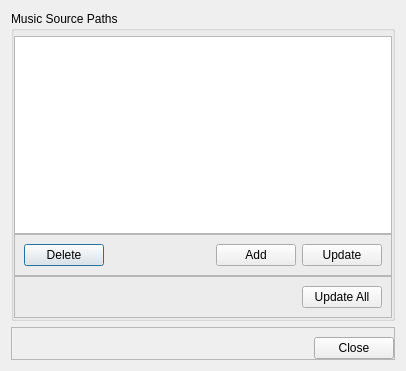
<?xml version="1.0" encoding="UTF-8"?>
<ui version="4.0">
 <class>DatabaseDialog</class>
 <widget class="QDialog" name="DatabaseDialog">
  <property name="geometry">
   <rect>
    <x>0</x>
    <y>0</y>
    <width>406</width>
    <height>371</height>
   </rect>
  </property>
  <property name="windowTitle">
   <string>Dialog</string>
  </property>
  <layout class="QVBoxLayout" name="verticalLayout_2">
   <item>
    <widget class="QGroupBox" name="groupBox">
     <property name="title">
      <string>Music Source Paths</string>
     </property>
     <layout class="QVBoxLayout" name="verticalLayout">
      <property name="spacing">
       <number>0</number>
      </property>
      <property name="leftMargin">
       <number>0</number>
      </property>
      <property name="topMargin">
       <number>5</number>
      </property>
      <property name="rightMargin">
       <number>0</number>
      </property>
      <property name="bottomMargin">
       <number>0</number>
      </property>
      <item>
       <widget class="QTreeView" name="treeViewPaths">
        <property name="editTriggers">
         <set>QAbstractItemView::NoEditTriggers</set>
        </property>
        <property name="showDropIndicator" stdset="0">
         <bool>false</bool>
        </property>
        <property name="indentation">
         <number>0</number>
        </property>
        <property name="rootIsDecorated">
         <bool>false</bool>
        </property>
        <property name="expandsOnDoubleClick">
         <bool>false</bool>
        </property>
        <attribute name="headerVisible">
         <bool>false</bool>
        </attribute>
        <attribute name="headerCascadingSectionResizes">
         <bool>true</bool>
        </attribute>
       </widget>
      </item>
      <item>
       <widget class="QFrame" name="frame">
        <property name="frameShape">
         <enum>QFrame::StyledPanel</enum>
        </property>
        <property name="frameShadow">
         <enum>QFrame::Raised</enum>
        </property>
        <layout class="QHBoxLayout" name="horizontalLayout">
         <item>
          <widget class="QPushButton" name="pushButtonDelete">
           <property name="text">
            <string>Delete</string>
           </property>
          </widget>
         </item>
         <item>
          <spacer name="horizontalSpacer">
           <property name="orientation">
            <enum>Qt::Horizontal</enum>
           </property>
           <property name="sizeHint" stdset="0">
            <size>
             <width>169</width>
             <height>20</height>
            </size>
           </property>
          </spacer>
         </item>
         <item>
          <widget class="QPushButton" name="pushButtonAdd">
           <property name="text">
            <string>Add</string>
           </property>
          </widget>
         </item>
         <item>
          <widget class="QPushButton" name="pushButtonUpdate">
           <property name="text">
            <string>Update</string>
           </property>
          </widget>
         </item>
        </layout>
       </widget>
      </item>
      <item>
       <widget class="QFrame" name="frame_3">
        <property name="frameShape">
         <enum>QFrame::StyledPanel</enum>
        </property>
        <property name="frameShadow">
         <enum>QFrame::Raised</enum>
        </property>
        <layout class="QHBoxLayout" name="horizontalLayout_3">
         <item>
          <spacer name="horizontalSpacer_3">
           <property name="orientation">
            <enum>Qt::Horizontal</enum>
           </property>
           <property name="sizeHint" stdset="0">
            <size>
             <width>273</width>
             <height>20</height>
            </size>
           </property>
          </spacer>
         </item>
         <item>
          <widget class="QPushButton" name="pushButtonUpdateAll">
           <property name="text">
            <string>Update All</string>
           </property>
          </widget>
         </item>
        </layout>
       </widget>
      </item>
     </layout>
    </widget>
   </item>
   <item>
    <widget class="QFrame" name="frame_2">
     <property name="frameShape">
      <enum>QFrame::StyledPanel</enum>
     </property>
     <property name="frameShadow">
      <enum>QFrame::Raised</enum>
     </property>
     <layout class="QHBoxLayout" name="horizontalLayout_2">
      <property name="rightMargin">
       <number>0</number>
      </property>
      <property name="bottomMargin">
       <number>0</number>
      </property>
      <item>
       <spacer name="horizontalSpacer_2">
        <property name="orientation">
         <enum>Qt::Horizontal</enum>
        </property>
        <property name="sizeHint" stdset="0">
         <size>
          <width>288</width>
          <height>20</height>
         </size>
        </property>
       </spacer>
      </item>
      <item>
       <widget class="QPushButton" name="pushButtonClose">
        <property name="text">
         <string>Close</string>
        </property>
       </widget>
      </item>
     </layout>
    </widget>
   </item>
  </layout>
 </widget>
 <resources/>
 <connections/>
</ui>
